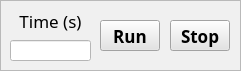
           <widget class="QFrame" name="frame_8">
            <property name="geometry">
             <rect>
              <x>130</x>
              <y>310</y>
              <width>241</width>
              <height>71</height>
             </rect>
            </property>
            <property name="styleSheet">
             <string notr="true">background-color: rgb(240, 240, 240);</string>
            </property>
            <property name="frameShape">
             <enum>QFrame::StyledPanel</enum>
            </property>
            <property name="frameShadow">
             <enum>QFrame::Raised</enum>
            </property>
            <widget class="QLabel" name="label_137">
             <property name="geometry">
              <rect>
               <x>10</x>
               <y>10</y>
               <width>81</width>
               <height>21</height>
              </rect>
             </property>
             <property name="font">
              <font>
               <family>3ds</family>
               <pointsize>13</pointsize>
              </font>
             </property>
             <property name="styleSheet">
              <string notr="true">color: rgb(0, 0, 0);</string>
             </property>
             <property name="text">
              <string>Time (s)</string>
             </property>
             <property name="alignment">
              <set>Qt::AlignCenter</set>
             </property>
            </widget>
            <widget class="QLineEdit" name="tb_time_BC">
             <property name="geometry">
              <rect>
               <x>10</x>
               <y>40</y>
               <width>81</width>
               <height>21</height>
              </rect>
             </property>
             <property name="font">
              <font>
               <pointsize>10</pointsize>
              </font>
             </property>
             <property name="styleSheet">
              <string notr="true">background-color: rgb(255, 255, 255);</string>
             </property>
             <property name="alignment">
              <set>Qt::AlignCenter</set>
             </property>
            </widget>
            <widget class="QPushButton" name="btn_run_BC">
             <property name="geometry">
              <rect>
               <x>100</x>
               <y>20</y>
               <width>60</width>
               <height>31</height>
              </rect>
             </property>
             <property name="font">
              <font>
               <family>3ds</family>
               <pointsize>13</pointsize>
               <weight>75</weight>
               <bold>true</bold>
              </font>
             </property>
             <property name="styleSheet">
              <string notr="true">background-color:#E3E3E3;
</string>
             </property>
             <property name="text">
              <string>Run</string>
             </property>
            </widget>
            <widget class="QPushButton" name="btn_start_BC">
             <property name="geometry">
              <rect>
               <x>170</x>
               <y>20</y>
               <width>60</width>
               <height>31</height>
              </rect>
             </property>
             <property name="font">
              <font>
               <family>3ds</family>
               <pointsize>13</pointsize>
               <weight>75</weight>
               <bold>true</bold>
              </font>
             </property>
             <property name="styleSheet">
              <string notr="true">background-color:#E3E3E3;
</string>
             </property>
             <property name="text">
              <string>Stop</string>
             </property>
            </widget>
           </widget>
